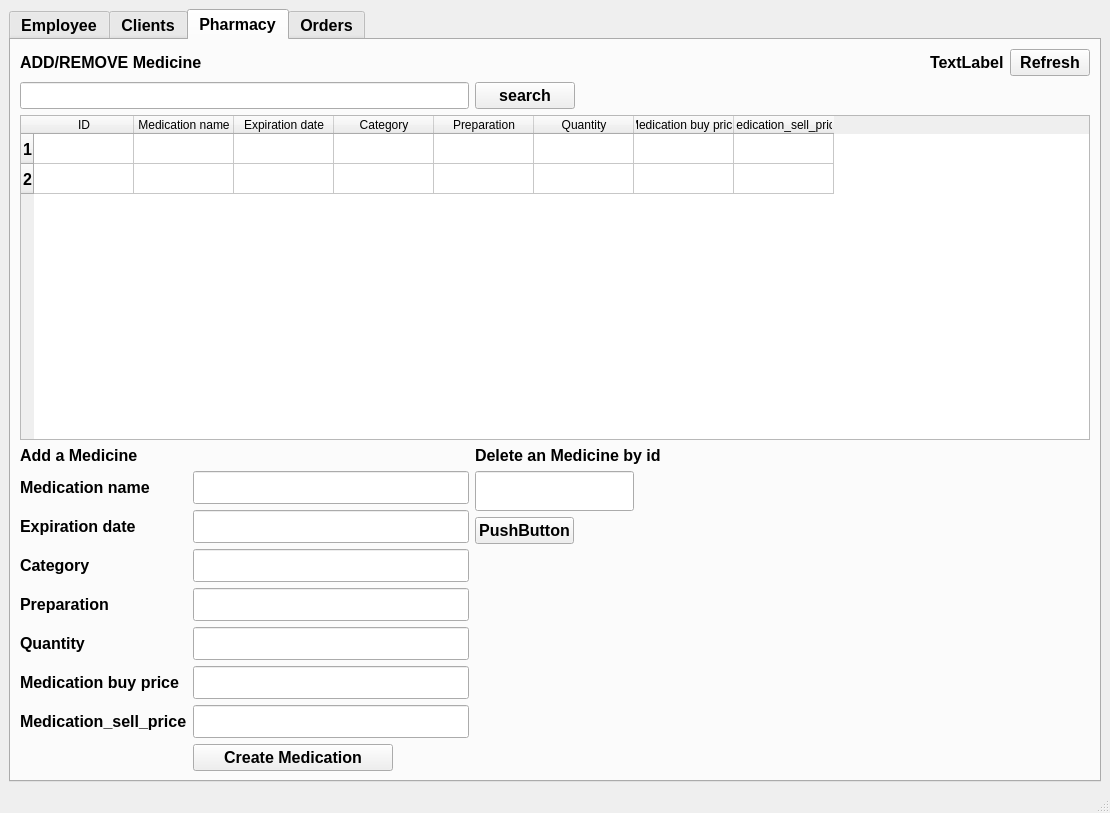
<?xml version="1.0" encoding="UTF-8"?>
<ui version="4.0">
 <class>MainWindow</class>
 <widget class="QMainWindow" name="MainWindow">
  <property name="geometry">
   <rect>
    <x>0</x>
    <y>0</y>
    <width>1110</width>
    <height>813</height>
   </rect>
  </property>
  <property name="windowTitle">
   <string>MainWindow</string>
  </property>
  <widget class="QWidget" name="centralwidget">
   <layout class="QGridLayout" name="gridLayout">
    <item row="0" column="1">
     <widget class="QTabWidget" name="tabWidget">
      <property name="enabled">
       <bool>true</bool>
      </property>
      <property name="sizePolicy">
       <sizepolicy hsizetype="Expanding" vsizetype="Expanding">
        <horstretch>0</horstretch>
        <verstretch>0</verstretch>
       </sizepolicy>
      </property>
      <property name="minimumSize">
       <size>
        <width>0</width>
        <height>0</height>
       </size>
      </property>
      <property name="font">
       <font>
        <pointsize>12</pointsize>
        <weight>75</weight>
        <italic>false</italic>
        <bold>true</bold>
        <underline>false</underline>
        <strikeout>false</strikeout>
       </font>
      </property>
      <property name="mouseTracking">
       <bool>true</bool>
      </property>
      <property name="styleSheet">
       <string notr="true"/>
      </property>
      <property name="currentIndex">
       <number>2</number>
      </property>
      <widget class="QWidget" name="tab">
       <property name="enabled">
        <bool>true</bool>
       </property>
       <attribute name="title">
        <string>Employee</string>
       </attribute>
       <layout class="QGridLayout" name="gridLayout_3">
        <item row="1" column="1">
         <widget class="QPushButton" name="search_button">
          <property name="maximumSize">
           <size>
            <width>100</width>
            <height>16777215</height>
           </size>
          </property>
          <property name="text">
           <string>search</string>
          </property>
         </widget>
        </item>
        <item row="0" column="3">
         <widget class="QPushButton" name="refresh_button">
          <property name="maximumSize">
           <size>
            <width>16777215</width>
            <height>16777215</height>
           </size>
          </property>
          <property name="text">
           <string>Refresh</string>
          </property>
         </widget>
        </item>
        <item row="1" column="0">
         <widget class="QLineEdit" name="text_search"/>
        </item>
        <item row="2" column="0" colspan="6">
         <widget class="QTableWidget" name="employee_table">
          <property name="minimumSize">
           <size>
            <width>0</width>
            <height>0</height>
           </size>
          </property>
          <property name="sizeAdjustPolicy">
           <enum>QAbstractScrollArea::AdjustToContentsOnFirstShow</enum>
          </property>
          <property name="rowCount">
           <number>2</number>
          </property>
          <property name="columnCount">
           <number>10</number>
          </property>
          <row/>
          <row/>
          <column>
           <property name="text">
            <string>ID</string>
           </property>
          </column>
          <column>
           <property name="text">
            <string>User name</string>
           </property>
          </column>
          <column>
           <property name="text">
            <string>Password</string>
           </property>
          </column>
          <column>
           <property name="text">
            <string>First name</string>
           </property>
          </column>
          <column>
           <property name="text">
            <string>Last name</string>
           </property>
          </column>
          <column>
           <property name="text">
            <string>Age</string>
           </property>
          </column>
          <column>
           <property name="text">
            <string>Phone number</string>
           </property>
          </column>
          <column>
           <property name="text">
            <string>Department</string>
           </property>
          </column>
          <column>
           <property name="text">
            <string>City</string>
           </property>
          </column>
          <column>
           <property name="text">
            <string>Address</string>
           </property>
          </column>
         </widget>
        </item>
        <item row="3" column="1">
         <layout class="QFormLayout" name="formLayout_4">
          <item row="1" column="0">
           <widget class="QLineEdit" name="text_id">
            <property name="minimumSize">
             <size>
              <width>0</width>
              <height>40</height>
             </size>
            </property>
           </widget>
          </item>
          <item row="2" column="0">
           <widget class="QPushButton" name="delete_employee_button">
            <property name="text">
             <string>PushButton</string>
            </property>
           </widget>
          </item>
          <item row="0" column="0">
           <widget class="QLabel" name="label_13">
            <property name="styleSheet">
             <string notr="true">font: 12pt &quot;MS Shell Dlg 2&quot;;</string>
            </property>
            <property name="text">
             <string>Delete an Employee by id</string>
            </property>
           </widget>
          </item>
         </layout>
        </item>
        <item row="0" column="2">
         <widget class="QLabel" name="label_admin">
          <property name="text">
           <string>TextLabel</string>
          </property>
         </widget>
        </item>
        <item row="0" column="0">
         <widget class="QLabel" name="label_2">
          <property name="layoutDirection">
           <enum>Qt::LeftToRight</enum>
          </property>
          <property name="styleSheet">
           <string notr="true">font: 25pt &quot;MS Shell Dlg 2&quot;;</string>
          </property>
          <property name="text">
           <string>ADD/REMOVE EMPLOYEE</string>
          </property>
          <property name="scaledContents">
           <bool>false</bool>
          </property>
         </widget>
        </item>
        <item row="3" column="0">
         <layout class="QGridLayout" name="gridLayout_2">
          <item row="7" column="1">
           <widget class="QLineEdit" name="text_department_employee">
            <property name="minimumSize">
             <size>
              <width>0</width>
              <height>30</height>
             </size>
            </property>
           </widget>
          </item>
          <item row="6" column="0">
           <widget class="QLabel" name="label_6">
            <property name="text">
             <string>Phone number</string>
            </property>
           </widget>
          </item>
          <item row="8" column="0">
           <widget class="QLabel" name="label_9">
            <property name="text">
             <string>City</string>
            </property>
           </widget>
          </item>
          <item row="8" column="1">
           <widget class="QLineEdit" name="text_city_employee">
            <property name="minimumSize">
             <size>
              <width>0</width>
              <height>30</height>
             </size>
            </property>
           </widget>
          </item>
          <item row="10" column="1">
           <widget class="QPushButton" name="load_button">
            <property name="maximumSize">
             <size>
              <width>200</width>
              <height>16777215</height>
             </size>
            </property>
            <property name="text">
             <string>Create Employee</string>
            </property>
           </widget>
          </item>
          <item row="2" column="0">
           <widget class="QLabel" name="label_3">
            <property name="text">
             <string>Password</string>
            </property>
           </widget>
          </item>
          <item row="1" column="0">
           <widget class="QLabel" name="label">
            <property name="text">
             <string>Username</string>
            </property>
           </widget>
          </item>
          <item row="2" column="1">
           <widget class="QLineEdit" name="text_password_employee">
            <property name="sizePolicy">
             <sizepolicy hsizetype="Expanding" vsizetype="Expanding">
              <horstretch>0</horstretch>
              <verstretch>0</verstretch>
             </sizepolicy>
            </property>
            <property name="minimumSize">
             <size>
              <width>0</width>
              <height>30</height>
             </size>
            </property>
           </widget>
          </item>
          <item row="4" column="1">
           <widget class="QLineEdit" name="text_lastname_employee">
            <property name="sizePolicy">
             <sizepolicy hsizetype="Expanding" vsizetype="Expanding">
              <horstretch>0</horstretch>
              <verstretch>0</verstretch>
             </sizepolicy>
            </property>
            <property name="minimumSize">
             <size>
              <width>0</width>
              <height>30</height>
             </size>
            </property>
           </widget>
          </item>
          <item row="1" column="1">
           <widget class="QLineEdit" name="text_username_employee">
            <property name="sizePolicy">
             <sizepolicy hsizetype="Expanding" vsizetype="Expanding">
              <horstretch>0</horstretch>
              <verstretch>0</verstretch>
             </sizepolicy>
            </property>
            <property name="minimumSize">
             <size>
              <width>0</width>
              <height>30</height>
             </size>
            </property>
           </widget>
          </item>
          <item row="3" column="1">
           <widget class="QLineEdit" name="text_firstname_employee">
            <property name="sizePolicy">
             <sizepolicy hsizetype="Expanding" vsizetype="Expanding">
              <horstretch>0</horstretch>
              <verstretch>0</verstretch>
             </sizepolicy>
            </property>
            <property name="minimumSize">
             <size>
              <width>0</width>
              <height>30</height>
             </size>
            </property>
           </widget>
          </item>
          <item row="0" column="0">
           <widget class="QLabel" name="label_14">
            <property name="styleSheet">
             <string notr="true">font: 12pt &quot;MS Shell Dlg 2&quot;;</string>
            </property>
            <property name="text">
             <string>Add an Employee</string>
            </property>
           </widget>
          </item>
          <item row="4" column="0">
           <widget class="QLabel" name="label_5">
            <property name="text">
             <string>Last  name</string>
            </property>
           </widget>
          </item>
          <item row="3" column="0">
           <widget class="QLabel" name="label_4">
            <property name="text">
             <string>First name</string>
            </property>
           </widget>
          </item>
          <item row="5" column="0">
           <widget class="QLabel" name="label_7">
            <property name="text">
             <string>Age</string>
            </property>
           </widget>
          </item>
          <item row="5" column="1">
           <widget class="QLineEdit" name="text_age_employee">
            <property name="sizePolicy">
             <sizepolicy hsizetype="Expanding" vsizetype="Expanding">
              <horstretch>0</horstretch>
              <verstretch>0</verstretch>
             </sizepolicy>
            </property>
            <property name="minimumSize">
             <size>
              <width>0</width>
              <height>30</height>
             </size>
            </property>
           </widget>
          </item>
          <item row="6" column="1">
           <widget class="QLineEdit" name="text_phone_number_employee">
            <property name="minimumSize">
             <size>
              <width>0</width>
              <height>30</height>
             </size>
            </property>
           </widget>
          </item>
          <item row="7" column="0">
           <widget class="QLabel" name="label_8">
            <property name="text">
             <string>Department</string>
            </property>
           </widget>
          </item>
          <item row="9" column="1">
           <widget class="QLineEdit" name="text_address_employee">
            <property name="minimumSize">
             <size>
              <width>0</width>
              <height>30</height>
             </size>
            </property>
           </widget>
          </item>
          <item row="9" column="0">
           <widget class="QLabel" name="label_10">
            <property name="text">
             <string>Address</string>
            </property>
           </widget>
          </item>
         </layout>
        </item>
       </layout>
      </widget>
      <widget class="QWidget" name="tab_2">
       <property name="mouseTracking">
        <bool>true</bool>
       </property>
       <attribute name="title">
        <string>Clients</string>
       </attribute>
       <layout class="QGridLayout" name="gridLayout_10">
        <item row="0" column="0">
         <widget class="QLabel" name="label_26">
          <property name="layoutDirection">
           <enum>Qt::LeftToRight</enum>
          </property>
          <property name="styleSheet">
           <string notr="true">font: 25pt &quot;MS Shell Dlg 2&quot;;</string>
          </property>
          <property name="text">
           <string>ADD/REMOVE Client</string>
          </property>
          <property name="scaledContents">
           <bool>false</bool>
          </property>
         </widget>
        </item>
        <item row="0" column="2">
         <widget class="QLabel" name="label_admin_2">
          <property name="text">
           <string>TextLabel</string>
          </property>
         </widget>
        </item>
        <item row="0" column="3">
         <widget class="QPushButton" name="refresh_button_client">
          <property name="maximumSize">
           <size>
            <width>16777215</width>
            <height>16777215</height>
           </size>
          </property>
          <property name="text">
           <string>Refresh</string>
          </property>
         </widget>
        </item>
        <item row="1" column="0">
         <widget class="QLineEdit" name="text_search_3"/>
        </item>
        <item row="1" column="1">
         <widget class="QPushButton" name="search_button_3">
          <property name="maximumSize">
           <size>
            <width>100</width>
            <height>16777215</height>
           </size>
          </property>
          <property name="text">
           <string>search</string>
          </property>
         </widget>
        </item>
        <item row="2" column="0" colspan="4">
         <widget class="QTableWidget" name="clients_table">
          <property name="minimumSize">
           <size>
            <width>0</width>
            <height>0</height>
           </size>
          </property>
          <property name="sizeAdjustPolicy">
           <enum>QAbstractScrollArea::AdjustToContentsOnFirstShow</enum>
          </property>
          <property name="rowCount">
           <number>2</number>
          </property>
          <property name="columnCount">
           <number>10</number>
          </property>
          <row/>
          <row/>
          <column>
           <property name="text">
            <string>ID</string>
           </property>
          </column>
          <column>
           <property name="text">
            <string>User name</string>
           </property>
          </column>
          <column>
           <property name="text">
            <string>Password</string>
           </property>
          </column>
          <column>
           <property name="text">
            <string>Client store</string>
           </property>
          </column>
          <column>
           <property name="text">
            <string>Client's name</string>
           </property>
          </column>
          <column>
           <property name="text">
            <string>City</string>
           </property>
          </column>
          <column>
           <property name="text">
            <string>Client address</string>
           </property>
          </column>
          <column>
           <property name="text">
            <string>Postal code</string>
           </property>
          </column>
          <column>
           <property name="text">
            <string>Client email</string>
           </property>
          </column>
          <column>
           <property name="text">
            <string>Client phonenumber</string>
           </property>
          </column>
         </widget>
        </item>
        <item row="3" column="0">
         <layout class="QGridLayout" name="gridLayout_7">
          <item row="7" column="1">
           <widget class="QLineEdit" name="text_client_postal_code">
            <property name="minimumSize">
             <size>
              <width>0</width>
              <height>30</height>
             </size>
            </property>
           </widget>
          </item>
          <item row="6" column="0">
           <widget class="QLabel" name="label_27">
            <property name="text">
             <string>Client address</string>
            </property>
           </widget>
          </item>
          <item row="8" column="0">
           <widget class="QLabel" name="label_28">
            <property name="text">
             <string>Client email</string>
            </property>
           </widget>
          </item>
          <item row="8" column="1">
           <widget class="QLineEdit" name="text_client_email">
            <property name="minimumSize">
             <size>
              <width>0</width>
              <height>30</height>
             </size>
            </property>
           </widget>
          </item>
          <item row="10" column="1">
           <widget class="QPushButton" name="create_button_client">
            <property name="maximumSize">
             <size>
              <width>200</width>
              <height>16777215</height>
             </size>
            </property>
            <property name="text">
             <string>Create Client</string>
            </property>
           </widget>
          </item>
          <item row="2" column="0">
           <widget class="QLabel" name="label_29">
            <property name="text">
             <string>Password</string>
            </property>
           </widget>
          </item>
          <item row="1" column="0">
           <widget class="QLabel" name="label_30">
            <property name="text">
             <string>Username</string>
            </property>
           </widget>
          </item>
          <item row="2" column="1">
           <widget class="QLineEdit" name="text_password_client">
            <property name="sizePolicy">
             <sizepolicy hsizetype="Expanding" vsizetype="Expanding">
              <horstretch>0</horstretch>
              <verstretch>0</verstretch>
             </sizepolicy>
            </property>
            <property name="minimumSize">
             <size>
              <width>0</width>
              <height>30</height>
             </size>
            </property>
           </widget>
          </item>
          <item row="4" column="1">
           <widget class="QLineEdit" name="text_client_name">
            <property name="sizePolicy">
             <sizepolicy hsizetype="Expanding" vsizetype="Expanding">
              <horstretch>0</horstretch>
              <verstretch>0</verstretch>
             </sizepolicy>
            </property>
            <property name="minimumSize">
             <size>
              <width>0</width>
              <height>30</height>
             </size>
            </property>
           </widget>
          </item>
          <item row="1" column="1">
           <widget class="QLineEdit" name="text_username_client">
            <property name="sizePolicy">
             <sizepolicy hsizetype="Expanding" vsizetype="Expanding">
              <horstretch>0</horstretch>
              <verstretch>0</verstretch>
             </sizepolicy>
            </property>
            <property name="minimumSize">
             <size>
              <width>0</width>
              <height>30</height>
             </size>
            </property>
           </widget>
          </item>
          <item row="3" column="1">
           <widget class="QLineEdit" name="text_client_store">
            <property name="sizePolicy">
             <sizepolicy hsizetype="Expanding" vsizetype="Expanding">
              <horstretch>0</horstretch>
              <verstretch>0</verstretch>
             </sizepolicy>
            </property>
            <property name="minimumSize">
             <size>
              <width>0</width>
              <height>30</height>
             </size>
            </property>
           </widget>
          </item>
          <item row="0" column="0">
           <widget class="QLabel" name="label_31">
            <property name="styleSheet">
             <string notr="true">font: 12pt &quot;MS Shell Dlg 2&quot;;</string>
            </property>
            <property name="text">
             <string>Add a Client</string>
            </property>
           </widget>
          </item>
          <item row="4" column="0">
           <widget class="QLabel" name="label_32">
            <property name="text">
             <string>Client's name</string>
            </property>
           </widget>
          </item>
          <item row="3" column="0">
           <widget class="QLabel" name="label_33">
            <property name="text">
             <string>Client store</string>
            </property>
           </widget>
          </item>
          <item row="5" column="0">
           <widget class="QLabel" name="label_34">
            <property name="text">
             <string>City</string>
            </property>
           </widget>
          </item>
          <item row="5" column="1">
           <widget class="QLineEdit" name="text_client_city">
            <property name="sizePolicy">
             <sizepolicy hsizetype="Expanding" vsizetype="Expanding">
              <horstretch>0</horstretch>
              <verstretch>0</verstretch>
             </sizepolicy>
            </property>
            <property name="minimumSize">
             <size>
              <width>0</width>
              <height>30</height>
             </size>
            </property>
           </widget>
          </item>
          <item row="6" column="1">
           <widget class="QLineEdit" name="text_client_address">
            <property name="minimumSize">
             <size>
              <width>0</width>
              <height>30</height>
             </size>
            </property>
           </widget>
          </item>
          <item row="7" column="0">
           <widget class="QLabel" name="label_35">
            <property name="text">
             <string>Postal code</string>
            </property>
           </widget>
          </item>
          <item row="9" column="1">
           <widget class="QLineEdit" name="text_client_phone">
            <property name="minimumSize">
             <size>
              <width>0</width>
              <height>30</height>
             </size>
            </property>
           </widget>
          </item>
          <item row="9" column="0">
           <widget class="QLabel" name="label_36">
            <property name="text">
             <string>Client phonenumber</string>
            </property>
           </widget>
          </item>
         </layout>
        </item>
        <item row="3" column="1">
         <layout class="QFormLayout" name="formLayout_6">
          <item row="2" column="0">
           <widget class="QPushButton" name="delete_client_button">
            <property name="text">
             <string>PushButton</string>
            </property>
           </widget>
          </item>
          <item row="0" column="0">
           <widget class="QLabel" name="label_25">
            <property name="styleSheet">
             <string notr="true">font: 12pt &quot;MS Shell Dlg 2&quot;;</string>
            </property>
            <property name="text">
             <string>Delete an Client  by id</string>
            </property>
           </widget>
          </item>
          <item row="1" column="0">
           <widget class="QLineEdit" name="text_id_client">
            <property name="minimumSize">
             <size>
              <width>0</width>
              <height>40</height>
             </size>
            </property>
           </widget>
          </item>
         </layout>
        </item>
       </layout>
      </widget>
      <widget class="QWidget" name="tab_3">
       <attribute name="title">
        <string>Pharmacy</string>
       </attribute>
       <layout class="QGridLayout" name="gridLayout_11">
        <item row="0" column="3">
         <widget class="QPushButton" name="refresh_button_medication">
          <property name="maximumSize">
           <size>
            <width>16777215</width>
            <height>16777215</height>
           </size>
          </property>
          <property name="text">
           <string>Refresh</string>
          </property>
         </widget>
        </item>
        <item row="0" column="0">
         <widget class="QLabel" name="label_49">
          <property name="layoutDirection">
           <enum>Qt::LeftToRight</enum>
          </property>
          <property name="styleSheet">
           <string notr="true">font: 25pt &quot;MS Shell Dlg 2&quot;;</string>
          </property>
          <property name="text">
           <string>ADD/REMOVE Medicine</string>
          </property>
          <property name="scaledContents">
           <bool>false</bool>
          </property>
         </widget>
        </item>
        <item row="0" column="2">
         <widget class="QLabel" name="label_admin_3">
          <property name="text">
           <string>TextLabel</string>
          </property>
         </widget>
        </item>
        <item row="1" column="1">
         <widget class="QPushButton" name="search_button_medication">
          <property name="maximumSize">
           <size>
            <width>100</width>
            <height>16777215</height>
           </size>
          </property>
          <property name="text">
           <string>search</string>
          </property>
         </widget>
        </item>
        <item row="1" column="0">
         <widget class="QLineEdit" name="text_search_medication"/>
        </item>
        <item row="2" column="0" colspan="4">
         <widget class="QTableWidget" name="medication_table">
          <property name="minimumSize">
           <size>
            <width>20</width>
            <height>0</height>
           </size>
          </property>
          <property name="sizeAdjustPolicy">
           <enum>QAbstractScrollArea::AdjustToContentsOnFirstShow</enum>
          </property>
          <property name="rowCount">
           <number>2</number>
          </property>
          <property name="columnCount">
           <number>8</number>
          </property>
          <row/>
          <row/>
          <column>
           <property name="text">
            <string>ID</string>
           </property>
          </column>
          <column>
           <property name="text">
            <string>Medication name</string>
           </property>
          </column>
          <column>
           <property name="text">
            <string>Expiration date</string>
           </property>
          </column>
          <column>
           <property name="text">
            <string>Category</string>
           </property>
          </column>
          <column>
           <property name="text">
            <string>Preparation</string>
           </property>
          </column>
          <column>
           <property name="text">
            <string>Quantity</string>
           </property>
          </column>
          <column>
           <property name="text">
            <string>Medication buy price</string>
           </property>
          </column>
          <column>
           <property name="text">
            <string>Medication_sell_price</string>
           </property>
          </column>
         </widget>
        </item>
        <item row="3" column="1">
         <layout class="QFormLayout" name="formLayout_8">
          <item row="2" column="0">
           <widget class="QPushButton" name="delete_medicine_button">
            <property name="text">
             <string>PushButton</string>
            </property>
           </widget>
          </item>
          <item row="0" column="0">
           <widget class="QLabel" name="label_50">
            <property name="styleSheet">
             <string notr="true">font: 12pt &quot;MS Shell Dlg 2&quot;;</string>
            </property>
            <property name="text">
             <string>Delete an Medicine by id</string>
            </property>
           </widget>
          </item>
          <item row="1" column="0">
           <widget class="QLineEdit" name="text_id_medicine">
            <property name="minimumSize">
             <size>
              <width>0</width>
              <height>40</height>
             </size>
            </property>
           </widget>
          </item>
         </layout>
        </item>
        <item row="3" column="0">
         <layout class="QGridLayout" name="gridLayout_9">
          <item row="5" column="0">
           <widget class="QLabel" name="label_56">
            <property name="text">
             <string>Quantity</string>
            </property>
           </widget>
          </item>
          <item row="3" column="0">
           <widget class="QLabel" name="label_57">
            <property name="text">
             <string>Category</string>
            </property>
           </widget>
          </item>
          <item row="0" column="0">
           <widget class="QLabel" name="label_55">
            <property name="styleSheet">
             <string notr="true">font: 12pt &quot;MS Shell Dlg 2&quot;;</string>
            </property>
            <property name="text">
             <string>Add a Medicine</string>
            </property>
           </widget>
          </item>
          <item row="1" column="0">
           <widget class="QLabel" name="label_54">
            <property name="text">
             <string>Medication name</string>
            </property>
           </widget>
          </item>
          <item row="2" column="0">
           <widget class="QLabel" name="label_53">
            <property name="text">
             <string>Expiration date</string>
            </property>
           </widget>
          </item>
          <item row="1" column="1">
           <widget class="QLineEdit" name="text_medication_name_medication">
            <property name="sizePolicy">
             <sizepolicy hsizetype="Expanding" vsizetype="Expanding">
              <horstretch>0</horstretch>
              <verstretch>0</verstretch>
             </sizepolicy>
            </property>
            <property name="minimumSize">
             <size>
              <width>0</width>
              <height>30</height>
             </size>
            </property>
           </widget>
          </item>
          <item row="2" column="1">
           <widget class="QLineEdit" name="text_expiration_name_medication">
            <property name="sizePolicy">
             <sizepolicy hsizetype="Expanding" vsizetype="Expanding">
              <horstretch>0</horstretch>
              <verstretch>0</verstretch>
             </sizepolicy>
            </property>
            <property name="minimumSize">
             <size>
              <width>0</width>
              <height>30</height>
             </size>
            </property>
           </widget>
          </item>
          <item row="3" column="1">
           <widget class="QLineEdit" name="text_category_medication">
            <property name="sizePolicy">
             <sizepolicy hsizetype="Expanding" vsizetype="Expanding">
              <horstretch>0</horstretch>
              <verstretch>0</verstretch>
             </sizepolicy>
            </property>
            <property name="minimumSize">
             <size>
              <width>0</width>
              <height>30</height>
             </size>
            </property>
           </widget>
          </item>
          <item row="6" column="0">
           <widget class="QLabel" name="label_58">
            <property name="text">
             <string>Medication buy price</string>
            </property>
           </widget>
          </item>
          <item row="6" column="1">
           <widget class="QLineEdit" name="text_medicationbp_medication">
            <property name="sizePolicy">
             <sizepolicy hsizetype="Expanding" vsizetype="Expanding">
              <horstretch>0</horstretch>
              <verstretch>0</verstretch>
             </sizepolicy>
            </property>
            <property name="minimumSize">
             <size>
              <width>0</width>
              <height>30</height>
             </size>
            </property>
           </widget>
          </item>
          <item row="8" column="1">
           <widget class="QPushButton" name="create_button_medication">
            <property name="maximumSize">
             <size>
              <width>200</width>
              <height>16777215</height>
             </size>
            </property>
            <property name="text">
             <string>Create Medication</string>
            </property>
           </widget>
          </item>
          <item row="7" column="0">
           <widget class="QLabel" name="label_11">
            <property name="text">
             <string>Medication_sell_price</string>
            </property>
           </widget>
          </item>
          <item row="7" column="1">
           <widget class="QLineEdit" name="text_medicationsp_medication">
            <property name="sizePolicy">
             <sizepolicy hsizetype="Expanding" vsizetype="Expanding">
              <horstretch>0</horstretch>
              <verstretch>0</verstretch>
             </sizepolicy>
            </property>
            <property name="minimumSize">
             <size>
              <width>0</width>
              <height>30</height>
             </size>
            </property>
           </widget>
          </item>
          <item row="5" column="1">
           <widget class="QLineEdit" name="text_quantity_medication">
            <property name="sizePolicy">
             <sizepolicy hsizetype="Expanding" vsizetype="Expanding">
              <horstretch>0</horstretch>
              <verstretch>0</verstretch>
             </sizepolicy>
            </property>
            <property name="minimumSize">
             <size>
              <width>0</width>
              <height>30</height>
             </size>
            </property>
           </widget>
          </item>
          <item row="4" column="1">
           <widget class="QLineEdit" name="text_preparation_medication">
            <property name="sizePolicy">
             <sizepolicy hsizetype="Expanding" vsizetype="Expanding">
              <horstretch>0</horstretch>
              <verstretch>0</verstretch>
             </sizepolicy>
            </property>
            <property name="minimumSize">
             <size>
              <width>0</width>
              <height>30</height>
             </size>
            </property>
           </widget>
          </item>
          <item row="4" column="0">
           <widget class="QLabel" name="label_12">
            <property name="text">
             <string>Preparation</string>
            </property>
           </widget>
          </item>
         </layout>
        </item>
       </layout>
      </widget>
      <widget class="QWidget" name="tab_4">
       <attribute name="title">
        <string>Orders</string>
       </attribute>
      </widget>
     </widget>
    </item>
   </layout>
  </widget>
  <widget class="QMenuBar" name="menubar">
   <property name="geometry">
    <rect>
     <x>0</x>
     <y>0</y>
     <width>1110</width>
     <height>21</height>
    </rect>
   </property>
  </widget>
  <widget class="QStatusBar" name="statusbar"/>
 </widget>
 <resources/>
 <connections/>
</ui>
